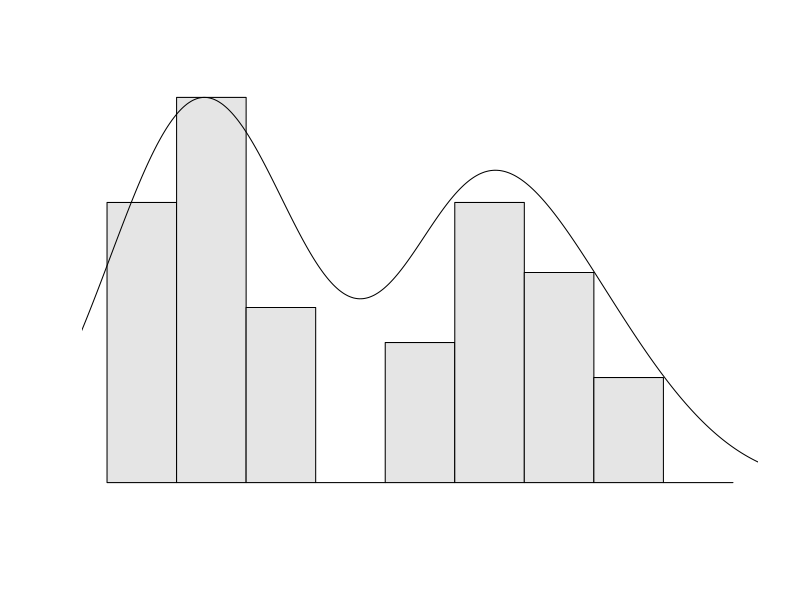
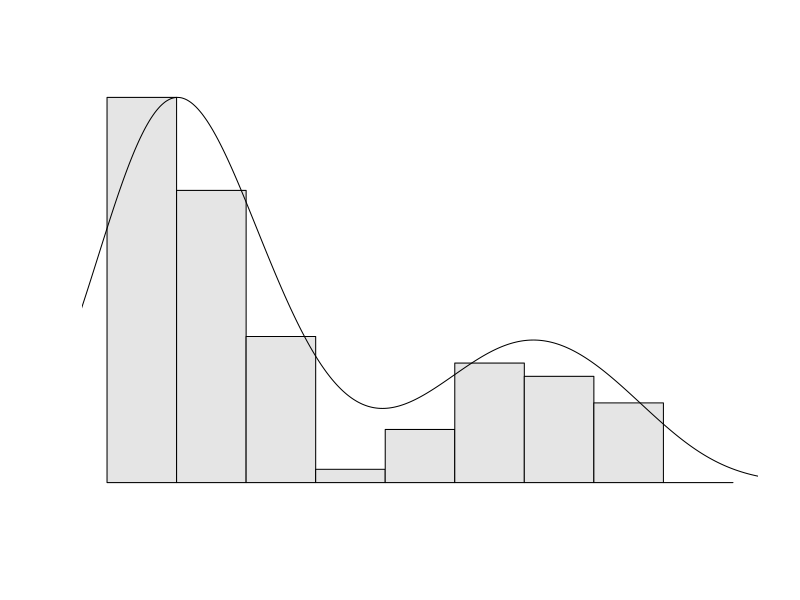
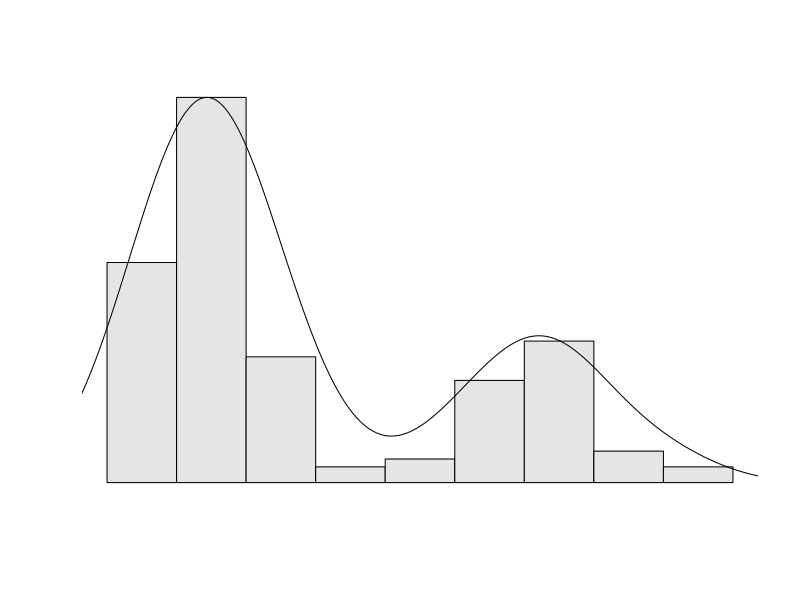
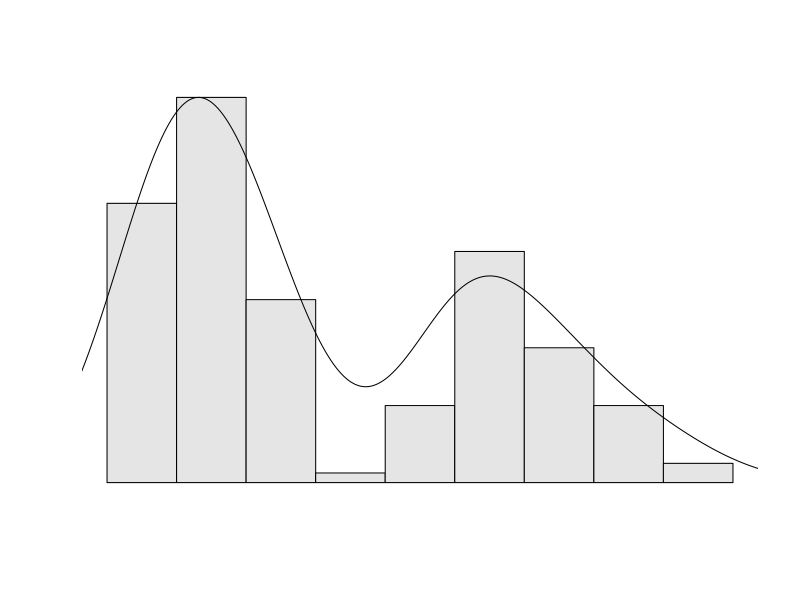
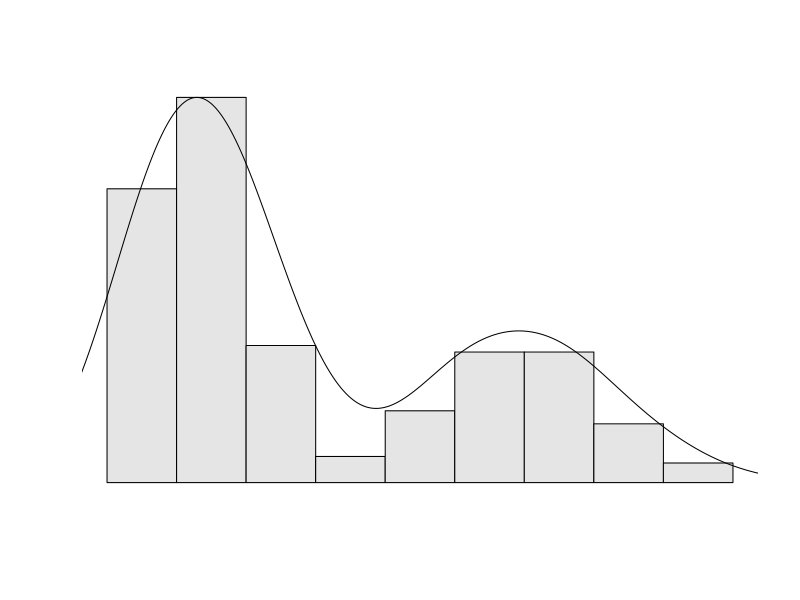
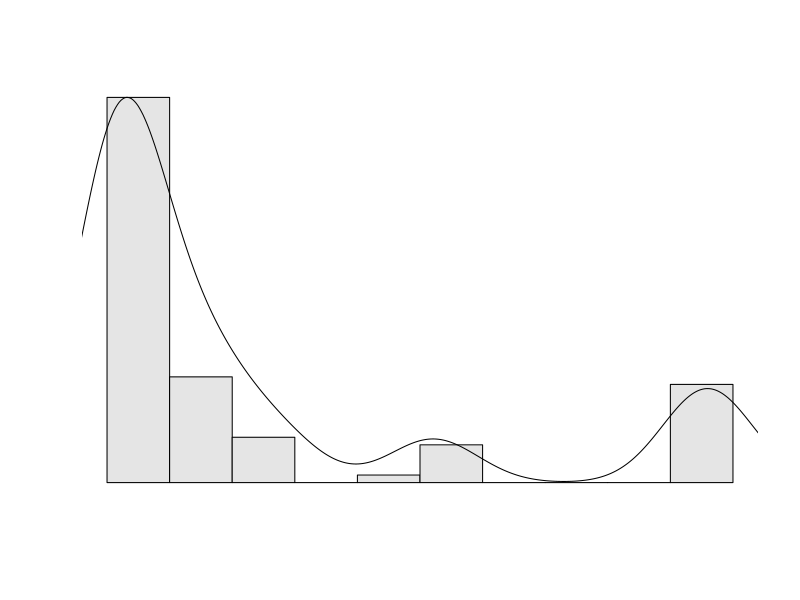
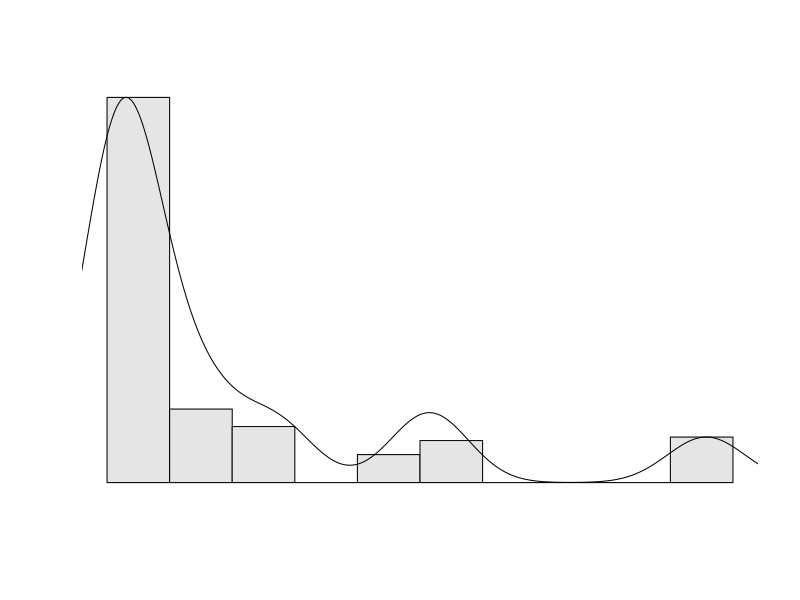
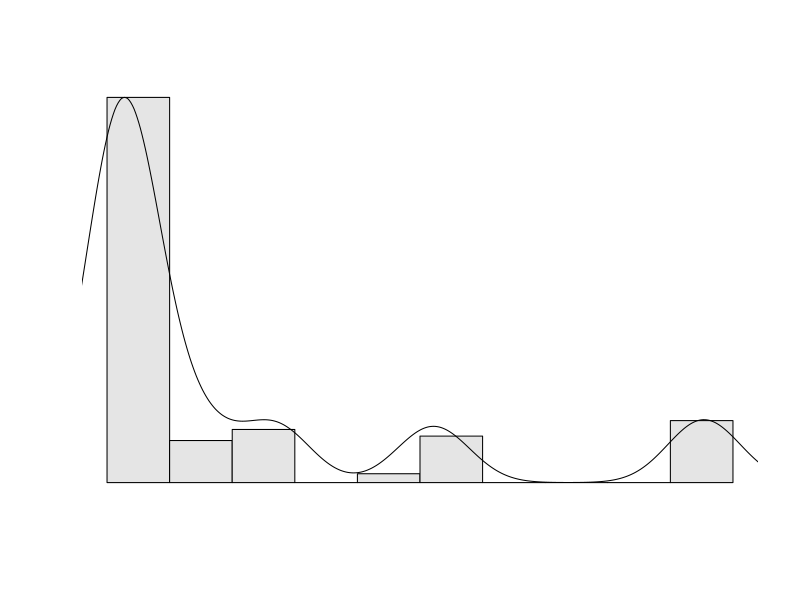

Recreate these plots in R, in order.
## Apache

dspvset <- read.csv("../ApachePerfValues.csv", header = TRUE, sep = ",")

for (j in 1:5){

 path=paste("../ApacheN",j,".pdf", sep = "")

 pdf(path)

 for (i in j:j) {
   
   hs <- hist(na.omit(dspvset[,i]), xlim=c(840, 2640), breaks=seq(840, 2640, 200), xaxt="n",yaxt="n", xlab=NULL, ylab=NULL,main=NULL, col="grey90", border=TRUE)
   dens <- density(na.omit(dspvset[,i]))
   rs <- max(hs$counts)/max(dens$y)
   lines(dens$x, dens$y*rs, type="l", col="black")
   
 }

 dev.off()
}

#pdf("../DataSet/PerfDistribution/ApachePerfDistribution.pdf")

#par(mfrow=c(3, 2))

#colnames <- c("N", "2*N", "3*N", "M", "All", "X100")

#for (i in 1:5) {
   
#   hs <- hist(na.omit(dspvset[,i]), xlim=c(840, 2640), breaks=seq(840, 2640, 200), main= colnames[i], ylab="Frequency", xlab="Performance", col="grey90", border=TRUE)
#   rug(na.omit(dspvset[,i]))
#   dens <- density(na.omit(dspvset[,i]))
#   rs[i] <- max(hs$counts)/max(dens$y)
#   lines(dens$x, dens$y*rs[i], type="l", col="red")
#}

#dev.off()

## BDBC

dspvset <- read.csv("../BDBCPerfValues.csv", header = TRUE, sep = ",")

for (j in 1:5){

 path=paste("../BDBCN",j,".pdf", sep = "")

 pdf(path)

 for (i in j:j) {
   
   hs <- hist(na.omit(dspvset[,i]), xlim=c(0, 40), breaks=seq(0, 40, 4), xaxt="n",yaxt="n", xlab=NULL, ylab=NULL,main=NULL, col="grey90", border=TRUE)
   dens <- density(na.omit(dspvset[,i]))
   rs <- max(hs$counts)/max(dens$y)
   lines(dens$x, dens$y*rs, type="l", col="black")
   
 }

 dev.off()
}


## BDBJ

dspvset <- read.csv("../BDBJPerfValues.csv", header = TRUE, sep = ",")

for (j in 1:5){

 path=paste("../BDBJN",j,".pdf", sep = "")

 pdf(path)

 for (i in j:j) {
   
   hs <- hist(na.omit(dspvset[,i]), xlim=c(2950, 16550), breaks=seq(2950, 16550, 1360), xaxt="n",yaxt="n", xlab=NULL, ylab=NULL,main=NULL, col="grey90", border=TRUE)
   dens <- density(na.omit(dspvset[,i]))
   rs <- max(hs$counts)/max(dens$y)
   lines(dens$x, dens$y*rs, type="l", col="black")
   
 }

 dev.off()
}

## LLVM

dspvset <- read.csv("../LLVMPerfValues.csv", header = TRUE, sep = ",")

for (j in 1:5){

 path=paste("../LLVMN",j,".pdf", sep = "")

 pdf(path)

 for (i in j:j) {
   
   hs <- hist(na.omit(dspvset[,i]), xlim=c(198, 270), breaks=seq(198, 270, 8), xaxt="n",yaxt="n", xlab=NULL, ylab=NULL,main=NULL, col="grey90", border=TRUE)
   dens <- density(na.omit(dspvset[,i]))
   rs <- max(hs$counts)/max(dens$y)
   lines(dens$x, dens$y*rs, type="l", col="black")
   
 }

 dev.off()
}

## X264

dspvset <- read.csv("../X264PerfValues.csv", header = TRUE, sep = ",")

for (j in 1:5){

 path=paste("../x264N",j,".pdf", sep = "")

 pdf(path)

 for (i in j:j) {
   
   hs <- hist(na.omit(dspvset[,i]), xlim=c(244,824), breaks=seq(244,824, 58), xaxt="n",yaxt="n", xlab=NULL, ylab=NULL,main=NULL, col="grey90", border=TRUE)
   dens <- density(na.omit(dspvset[,i]))
   rs <- max(hs$counts)/max(dens$y)
   lines(dens$x, dens$y*rs, type="l", col="black")
   
 }

 dev.off()
}

## SQL

dspvset <- read.csv("../SQLPerfValues.csv", header = TRUE, sep = ",")

for (j in 1:5){

 path=paste("../SQLN",j,".pdf", sep = "")

 pdf(path)

 for (i in j:j) {
   
   hs <- hist(na.omit(dspvset[,i]), xlim=c(12.5, 17), breaks=seq(12.5, 17, 0.5), xaxt="n",yaxt="n", xlab=NULL, ylab=NULL,main=NULL, col="grey90", border=TRUE)
   dens <- density(na.omit(dspvset[,i]))
   rs <- max(hs$counts)/max(dens$y)
   lines(dens$x, dens$y*rs, type="l", col="black")
   
 }

 dev.off()
}
